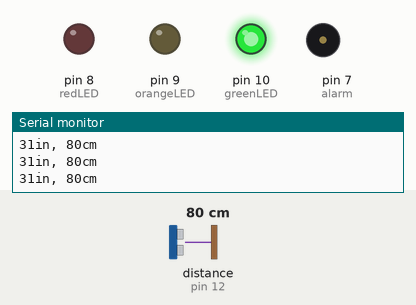
This sketch was run on a simulated Arduino Uno, built with avr-gcc and run on an emulated ATmega328P. On the bench: output pins drawn as LEDs (lit = HIGH), buzzer (waves = sounding), the last lines printed to the serial monitor. Wiring (inferred from the names in the program): ultrasonic range finder: trigger pin 11; echo pin 12. The inputs (shaded band) are chosen by the test bench; at power-on: distance to the obstacle (sensor on pin 12) 80 cm. The echo pulse lasts 58.3 µs per cm; pins used as bus, display or sensor lines are not drawn.

Above: at 1.2 s.
1.3 s: distance to the obstacle (sensor on pin 12) set to 32 cm
2.8 s: distance to the obstacle (sensor on pin 12) set to 25 cm
At 4.0 s:
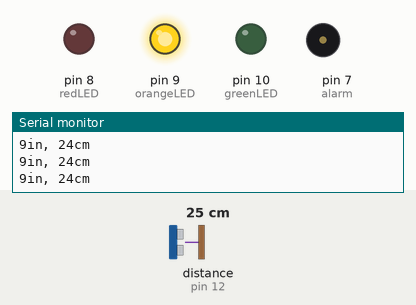
4.3 s: distance to the obstacle (sensor on pin 12) set to 14 cm
7.3 s: distance to the obstacle (sensor on pin 12) set to 11 cm
At 8.1 s:
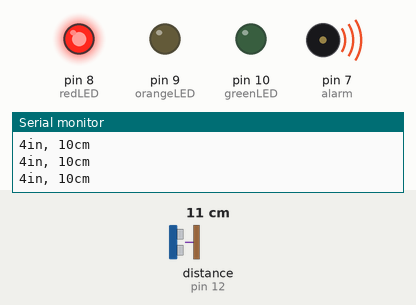
8.8 s: distance to the obstacle (sensor on pin 12) set to 4 cm
At 9.5 s:
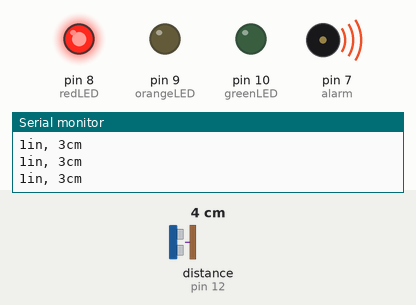
10.3 s: distance to the obstacle (sensor on pin 12) set to 2 cm
At 11.7 s:
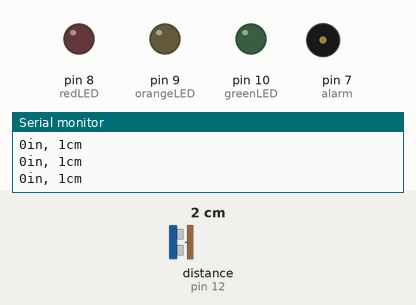
Timing chart, 0 to 12.8 s (numbered marks = the images above; inputs shaded):
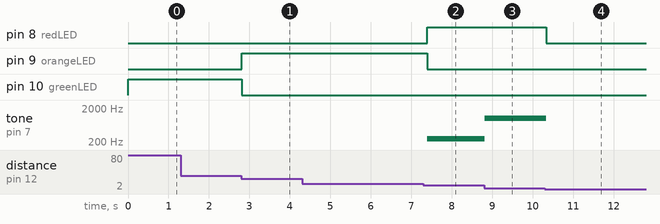

Measured:
- the behaviour switches between 29 and 28 cm on distance to the obstacle (sensor on pin 12) (found by bisection; images 0 and 1)
- the behaviour switches between 13 and 12 cm on distance to the obstacle (sensor on pin 12) (found by bisection; images 1 and 2)
- the behaviour switches between 3 and 2 cm on distance to the obstacle (sensor on pin 12) (found by bisection; images 3 and 4)
- after the input at 2.8 s, pin 9 (orangeLED): LOW → HIGH at once; pin 10 (greenLED): HIGH → LOW at once
- after the input at 7.3 s, pin 8 (redLED): LOW → HIGH after 0.10 s; pin 9 (orangeLED): HIGH → LOW after 0.10 s; tone on pin 7 (alarm): silent → 250 Hz after 0.10 s
- after the input at 8.8 s, tone on pin 7 (alarm): 250 Hz → 1000 Hz at once
- after the input at 10.3 s, pin 8 (redLED): HIGH → LOW at once; tone on pin 7 (alarm): 1000 Hz → silent at once

The sketch:

ultraCommented.ino
```cpp
//Assign components to digital I/O pins on arduino
const int trigPin = 11;
const int echoPin = 12;
const int greenLED = 10;
const int orangeLED = 9;
const int redLED = 8;
const int alarm = 7;


void setup() {
  Serial.begin(9600);
}

void loop()
{
  long duration, inches, cm;
  pinMode(greenLED, OUTPUT);
  pinMode(orangeLED, OUTPUT);
  pinMode(redLED, OUTPUT);
  pinMode(alarm, OUTPUT);
  pinMode(trigPin, OUTPUT);

  //Writing the trig pin low then high is what sends out the sonic burst (the sound wave that will be reflected back to the sensor if there is an object in its path)
  //Need to have delays so that the sensor has time to process the data
  digitalWrite(trigPin, LOW);
  delayMicroseconds(2);
  digitalWrite(trigPin, HIGH);
  delayMicroseconds(10);
  digitalWrite(trigPin, LOW);

//The echo pin uses the command pulseIn to determine the amount of time it took for the sound wave to be reflected back to the sensor
  pinMode(echoPin, INPUT);
  duration = pulseIn(echoPin, HIGH);

  inches = microsecondsToInches(duration);
  cm = microsecondsToCentimeters(duration);

   //Turns the green LED on if an object more than 10 inches away from the sensor
  if(inches > 10)
  digitalWrite(greenLED, HIGH);
  else
  digitalWrite(greenLED, LOW);

  //Turns the orange LED on if an object is between 10 and 5 inches from the sensor
  if(inches <= 10 && inches >= 5)
  digitalWrite(orangeLED, HIGH);
  else
  digitalWrite(orangeLED, LOW);

  //Turns the red LED on if an object is less than 5 inches from the sensor
  //The piezo speaker is turned on and emits a noise at a frequency of 2000Hz divided by 2 times the distance that the object is from the sensor
  //This causes the speaker to emit a higher pitched noise as the object gets closer to the sensor
  if(inches < 5 && inches > 0){
  digitalWrite(redLED, HIGH);
  tone(alarm, 2000/(2*inches));
  }
  else{
  digitalWrite(redLED, LOW);
  noTone(alarm);
 }

 //Prints the distance in inches and centimeters on the serial monitor
  Serial.print(inches);
  Serial.print("in, ");
  Serial.print(cm);
  Serial.print("cm");
  Serial.println();

  delay(100);
}

//converts the amount of time it takes the sound wave to travel into distance
//sound travels at approximately 1 inch every 74 microseconds
//need to divide this value by 2 to get the distance to the object that was detected
long microsecondsToInches(long microseconds)
{
  return microseconds / 74 / 2;
}

//sound travels at 1 centimeter every 29 microseconds
long microsecondsToCentimeters(long microseconds)
{
  return microseconds / 29 / 2;
}
```
